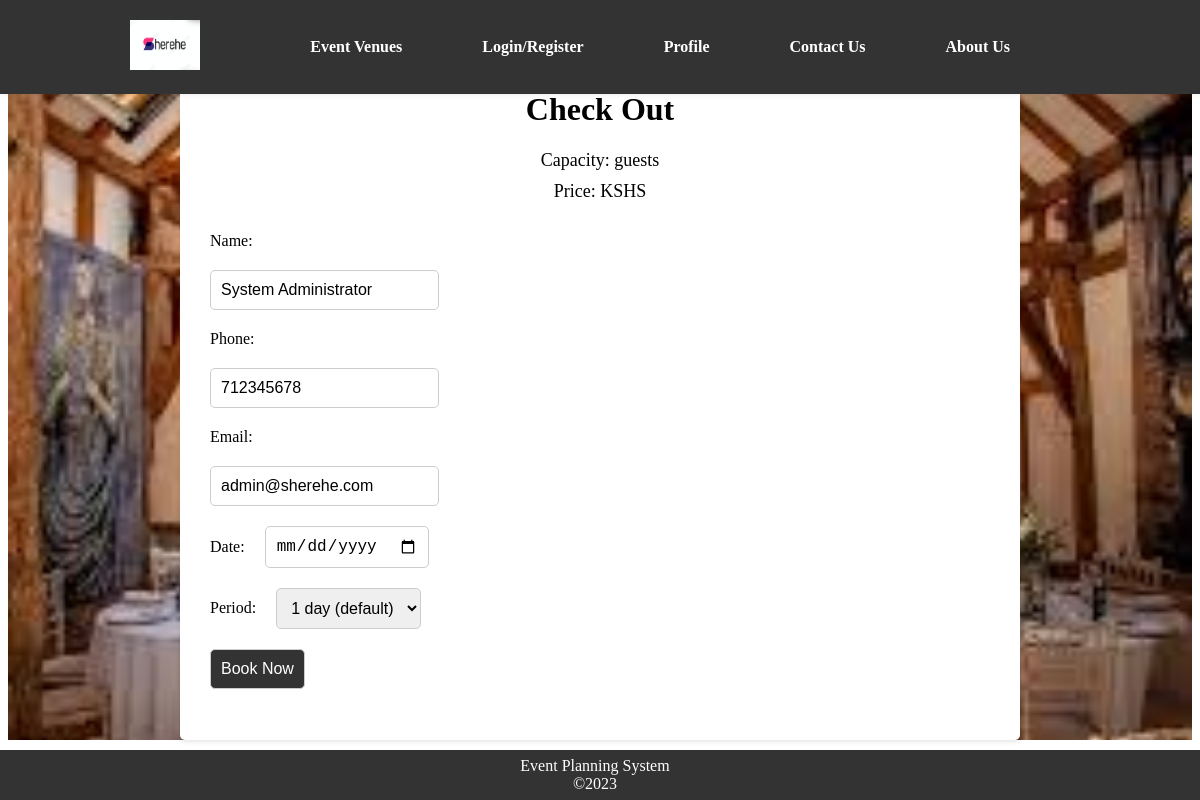
The app's page /check-out.php (signed in) with its own data.
### tables this page shows
CREATE TABLE `customers` (
  `customer_id` int(20) NOT NULL,
  `customer_name` text NOT NULL,
  `customer_email` varchar(20) NOT NULL,
  `username` varchar(20) NOT NULL,
  `password` varchar(25) NOT NULL,
  `customer_phone` int(20) NOT NULL
);

### check-out.php (the view, shortened to what this page needs)
<!DOCTYPE html>
<html>
<head>
    <link rel="stylesheet" href="check-out.css">
</head>
<body>
    <header>
        <nav>
            <a href="index.php"><img src="images/logo.png" alt="Sherehe logo"></a>
            <ul>
                <li><a href="planning.php">Event Venues</a></li>
                <li><a href="login.php">Login/Register</a></li>
                <li><a href="profile.php">Profile</a></li>
                <li><a href="contact_us.php">Contact Us</a></li>
                <li><a href="about_us.php">About Us</a></li>
            </ul>
        </nav>
    </header>
    <main>
        <div class="container">
            <?php
            if (isset($_GET['capacity']) && !empty($_GET['capacity'])) {
                $capacity = $_GET['capacity'];
            } else {
                $capacity = "";
            }
            if (isset($_GET['price']) && !empty($_GET['price'])) {
                $price = $_GET['price'];
            } else {
                $price = "";
            }
            ?>
            <h1>Check Out</h1>
            <p>Capacity: <?php echo $capacity; ?> guests</p>
            <p>Price: KSHS <?php echo $price; ?></p>
            <?php
            $db_host = 'localhost';
            $db_user = 'root';
            $db_pass = '';
            $db_name = 'sherehe';
            $conn = mysqli_connect($db_host, $db_user, $db_pass, $db_name);
            $username = $_SESSION['username'];
            $query = "SELECT customer_name, customer_email, customer_phone FROM customers WHERE username='$username'";
            $result = mysqli_query($conn, $query);
            if (mysqli_num_rows($result) > 0) {
                $row = mysqli_fetch_assoc($result);
                $name = $row['customer_name'];
                $email = $row['customer_email'];
                $phone = $row['customer_phone'];
            } else {
                echo "No data found for the logged in user";
                exit();
            }
            ?>
            <?php if ($_SERVER['REQUEST_METHOD'] != 'POST') { ?>
                <form method="POST">
                    <label for="name">Name:</label>
                    <input type="text" id="name" name="name" value="<?php echo $name ?>" required><br>
                    <label for="phone">Phone:</label>
                    <input type="tel" id="phone" name="phone" value="<?php echo $phone ?>" required><br>
                    <label for="email">Email:</label>
                    <input type="email" id="email" name="email" value="<?php echo $email ?>" required><br>
                    <label for="date">Date:</label>
                    <input type="date" id="date" name="date" required><br>
                    <label for="period">Period:</label>
                    <select id="period" name="period" required><br>
                        <option value="1">1 day (default)</option>
                    </select>
                    <button type="submit">Book Now</button><br>
                </form>
            <?php } ?>
        </div>
    </main>
    <footer>
        <ul class="info">
            <li style="text-align:center;">Event Planning System <br> ©2023</a>
            </li>
        </ul>
    </footer>
</body>

### check-out.css (style rules this page uses)
header { background-color: #333; box-shadow: 0px 0px 5px rgba(0, 0, 0, 0.1); position: absolute; top: 0; left: 0; right: 0; z-index: 999; }
nav { display: flex; justify-content: space-between; align-items: center; max-width: 960px; margin: 0 auto; padding: 10px; }
nav ul { display: flex; list-style: none; }
nav li { margin-right: 60px; }
nav a { font-weight: bold; transition: color 0.3s ease-in-out; background-color: #333; padding: 10px; text-decoration: none; color: #fff; }
nav img { width: 70px; height: 50px; }
main { display: flex; flex-direction: column; align-items: center; margin-top: 50px; background-image: url("images/venues.jpeg"); background-size: cover; background-position: center; justify-content: center; }
.container { max-width: 800px; margin-top: 100px; margin: 0 auto; padding: 20px; background-color: #fff; box-shadow: 0 2px 4px rgba(0, 0, 0, 0.1); border-radius: 5px; text-align: center; transition: all 0.3s ease-in-out; height: 650px; }
form { display: flex; flex-wrap: wrap; justify-content: left; align-items: center; margin-top: 20px; transition: all 0.3s ease-in-out; }
form label { margin: 10px; }
form input, form select, form button { margin: 10px; padding: 10px; border: 1px solid #ccc; border-radius: 5px; font-size: 16px; transition: all 0.3s ease-in-out; align-items: center; margin-right: 550px; }
form button { background-color: #333; color: #fff; cursor: pointer; }
p { font-size: 18px; margin: 10px; }
footer { background-color: #333; color: #fff; display: flex; justify-content: center; align-items: center; height: 50px; position: fixed; bottom: 0; left: 0; right: 0; }
.info { display: flex; list-style: none; margin: 0; padding: 0; }
.info li { margin-right: 10px; }

### records on screen
customers: name "System Administrator", phone "712345678", email "admin@sherehe.com"
